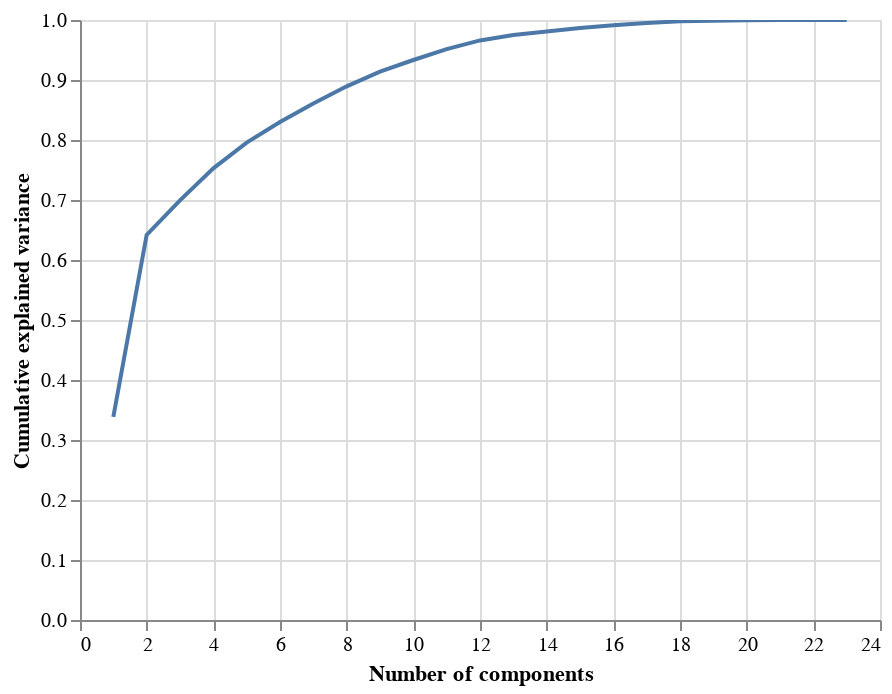

Notebook source saved alongside this figure:
### Code cell
sum(pca.explained_variance_ratio_)
# This is great news! Around 67% of the variance of our data can be explained with just two principal components. Let's look at how many components we would need to capture
# 95% of the variance:
pca = PCA(23).fit(x)

pca_variance = pd.DataFrame({
    'x': list(range(1,24)),
    'y': np.cumsum(pca.explained_variance_ratio_)
})
alt.Chart(pca_variance).mark_line().encode(
    x = alt.X('x', title='Number of components'),
    y = alt.Y('y', title='Cumulative explained variance', scale=alt.Scale(domain=(0,1), zero=False))
).interactive()

#To explain >=95% of variance, we need to use 11 components. We'll do this to speed up logistic regression training later
 #First, we try creating a model to predict probability of winning based on early-mid game state, meaning we look at gold differences and neutral objectives taken.
  #Let's try doing a PCA to find which variables are most indicative of winning:

### Figure 1 — Vega-Lite specification as saved in the notebook (floating-point values rounded to 4 significant figures)
{"config": {"view": {"continuousWidth": 400, "continuousHeight": 300}}, "data": {"name": "data-a778e99e7f8b67746a95b3248dde0107"}, "mark": "line", "encoding": {"x": {"type": "quantitative", "field": "x", "title": "Number of components"}, "y": {"type": "quantitative", "field": "y", "scale": {"domain": [0, 1], "zero": false}, "title": "Cumulative explained variance"}}, "selection": {"selector004": {"type": "interval", "bind": "scales", "encodings": ["x", "y"]}}, "$schema": "https://vega.github.io/schema/vega-lite/v4.8.1.json", "datasets": {"data-a778e99e7f8b67746a95b3248dde0107": [{"x": 1, "y": 0.3384}, {"x": 2, "y": 0.6417}, {"x": 3, "y": 0.6994}, {"x": 4, "y": 0.7527}, {"x": 5, "y": 0.7957}, {"x": 6, "y": 0.83}, {"x": 7, "y": 0.8608}, {"x": 8, "y": 0.8895}, {"x": 9, "y": 0.914}, {"x": 10, "y": 0.9333}, {"x": 11, "y": 0.9515}, {"x": 12, "y": 0.966}, {"x": 13, "y": 0.9751}, {"x": 14, "y": 0.981}, {"x": 15, "y": 0.9865}, {"x": 16, "y": 0.9913}, {"x": 17, "y": 0.9949}, {"x": 18, "y": 0.9979}, {"x": 19, "y": 0.9989}, {"x": 20, "y": 0.9996}, {"x": 21, "y": 1.0}, {"x": 22, "y": 1.0}, {"x": 23, "y": 1.0}]}}
